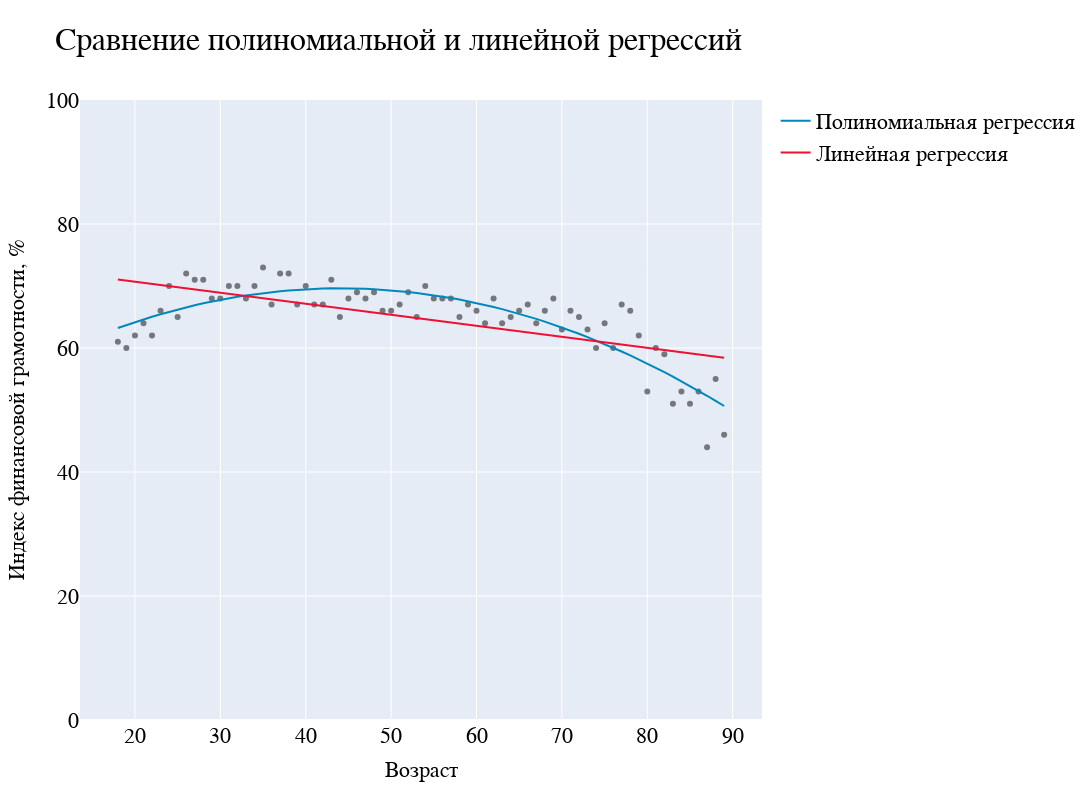

The notebook cell saved with this chart:
### Code cell
poly_predict = model_poly(mean_fingram["Age"])
lin_predict = lin_model.predict(mean_fingram["Age"])

fig = go.Figure()

fig = px.scatter(x = mean_fingram["Age"], y = mean_fingram["Fingram"], color_discrete_sequence=["#74777B"]) #colors[9]
fig.add_trace(go.Scatter(x = mean_fingram["Age"], y = poly_predict, name = "Полиномиальная регрессия", marker_color = "#0088BB"))
fig.add_trace(go.Scatter(x = mean_fingram["Age"], y = lin_predict, name = "Линейная регрессия", marker_color = "#EE1133"))

fig.update_yaxes(title = "Индекс финансовой грамотности, %", title_font = dict(size = 22, family = 'Arial', color = 'black'))
fig.update_xaxes(title = "Возраст", title_font = dict(size = 22, family = 'Arial', color = 'black'))

fig.update_layout(title = "Сравнение полиномиальной и линейной регрессий",
                  font_family = "Arial",
                  font_color = "black",
                  title_font_size = 32)

fig.update_layout(margin=dict(t = 100))
fig.update_layout(yaxis_range=[0, 100])
fig.update_layout(height = 800, width = 1300)
fig.update_layout(font_family = "Arial", font_size = 22, title_font_family = "Arial", font_color = "black")

fig.show()

### Figure 1 — Plotly figure (JSON) as saved in the notebook; plotly's stock layout.template omitted (floating-point values rounded to 4 significant figures)
{"data": [{"hovertemplate": "x=%{x}<br>y=%{y}<extra></extra>", "legendgroup": "", "marker": {"color": "#74777B", "symbol": "circle"}, "mode": "markers", "name": "", "orientation": "v", "showlegend": false, "type": "scatter", "x": [18, 19, 20, 21, 22, 23, 24, 25, 26, 27, 28, 29, 30, 31, 32, 33, 34, 35, 36, 37, 38, 39, 40, 41, 42, 43, 44, 45, 46, 47, 48, 49, 50, 51, 52, 53, 54, 55, 56, 57, 58, 59, 60, 61, 62, 63, 64, 65, 66, 67, 68, 69, 70, 71, 72, 73, 74, 75, 76, 77, 78, 79, 80, 81, 82, 83, 84, 85, 86, 87, 88, 89], "xaxis": "x", "y": [61, 60, 62, 64, 62, 66, 70, 65, 72, 71, 71, 68, 68, 70, 70, 68, 70, 73, 67, 72, 72, 67, 70, 67, 67, 71, 65, 68, 69, 68, 69, 66, 66, 67, 69, 65, 70, 68, 68, 68, 65, 67, 66, 64, 68, 64, 65, 66, 67, 64, 66, 68, 63, 66, 65, 63, 60, 64, 60, 67, 66, 62, 53, 60, 59, 51, 53, 51, 53, 44, 55, 46], "yaxis": "y"}, {"marker": {"color": "#0088BB"}, "name": "Полиномиальная регрессия", "type": "scatter", "x": [18, 19, 20, 21, 22, 23, 24, 25, 26, 27, 28, 29, 30, 31, 32, 33, 34, 35, 36, 37, 38, 39, 40, 41, 42, 43, 44, 45, 46, 47, 48, 49, 50, 51, 52, 53, 54, 55, 56, 57, 58, 59, 60, 61, 62, 63, 64, 65, 66, 67, 68, 69, 70, 71, 72, 73, 74, 75, 76, 77, 78, 79, 80, 81, 82, 83, 84, 85, 86, 87, 88, 89], "y": [63.23, 63.71, 64.18, 64.62, 65.05, 65.45, 65.84, 66.21, 66.56, 66.89, 67.2, 67.5, 67.77, 68.03, 68.26, 68.48, 68.68, 68.86, 69.02, 69.17, 69.29, 69.39, 69.48, 69.55, 69.6, 69.63, 69.64, 69.63, 69.6, 69.56, 69.49, 69.41, 69.31, 69.19, 69.05, 68.89, 68.71, 68.52, 68.3, 68.07, 67.81, 67.54, 67.25, 66.94, 66.61, 66.27, 65.9, 65.52, 65.11, 64.69, 64.25, 63.79, 63.31, 62.82, 62.3, 61.76, 61.21, 60.64, 60.05, 59.44, 58.81, 58.16, 57.49, 56.81, 56.1, 55.38, 54.64, 53.88, 53.1, 52.3, 51.48, 50.64]}, {"marker": {"color": "#EE1133"}, "name": "Линейная регрессия", "type": "scatter", "x": [18, 19, 20, 21, 22, 23, 24, 25, 26, 27, 28, 29, 30, 31, 32, 33, 34, 35, 36, 37, 38, 39, 40, 41, 42, 43, 44, 45, 46, 47, 48, 49, 50, 51, 52, 53, 54, 55, 56, 57, 58, 59, 60, 61, 62, 63, 64, 65, 66, 67, 68, 69, 70, 71, 72, 73, 74, 75, 76, 77, 78, 79, 80, 81, 82, 83, 84, 85, 86, 87, 88, 89], "y": [71.03, 70.85, 70.68, 70.5, 70.32, 70.14, 69.97, 69.79, 69.61, 69.44, 69.26, 69.08, 68.9, 68.73, 68.55, 68.37, 68.19, 68.02, 67.84, 67.66, 67.48, 67.31, 67.13, 66.95, 66.78, 66.6, 66.42, 66.24, 66.07, 65.89, 65.71, 65.53, 65.36, 65.18, 65.0, 64.82, 64.65, 64.47, 64.29, 64.12, 63.94, 63.76, 63.58, 63.41, 63.23, 63.05, 62.87, 62.7, 62.52, 62.34, 62.16, 61.99, 61.81, 61.63, 61.46, 61.28, 61.1, 60.92, 60.75, 60.57, 60.39, 60.21, 60.04, 59.86, 59.68, 59.5, 59.33, 59.15, 58.97, 58.8, 58.62, 58.44]}], "layout": {"font": {"color": "black", "family": "Arial", "size": 22}, "height": 800, "legend": {"tracegroupgap": 0}, "margin": {"t": 100}, "title": {"font": {"family": "Arial", "size": 32}, "text": "Сравнение полиномиальной и линейной регрессий"}, "width": 1300, "xaxis": {"anchor": "y", "domain": [0, 1], "title": {"font": {"color": "black", "family": "Arial", "size": 22}, "text": "Возраст"}}, "yaxis": {"anchor": "x", "domain": [0, 1], "range": [0, 100], "title": {"font": {"color": "black", "family": "Arial", "size": 22}, "text": "Индекс финансовой грамотности, %"}}}}
